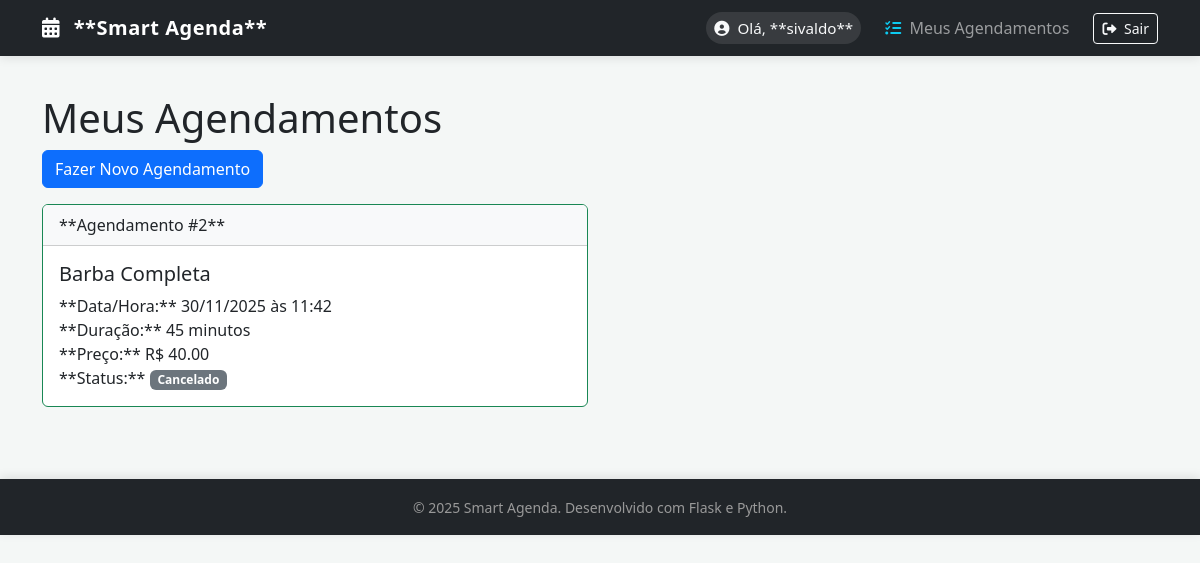
The app's page /services/my_appointments (signed in), older data.
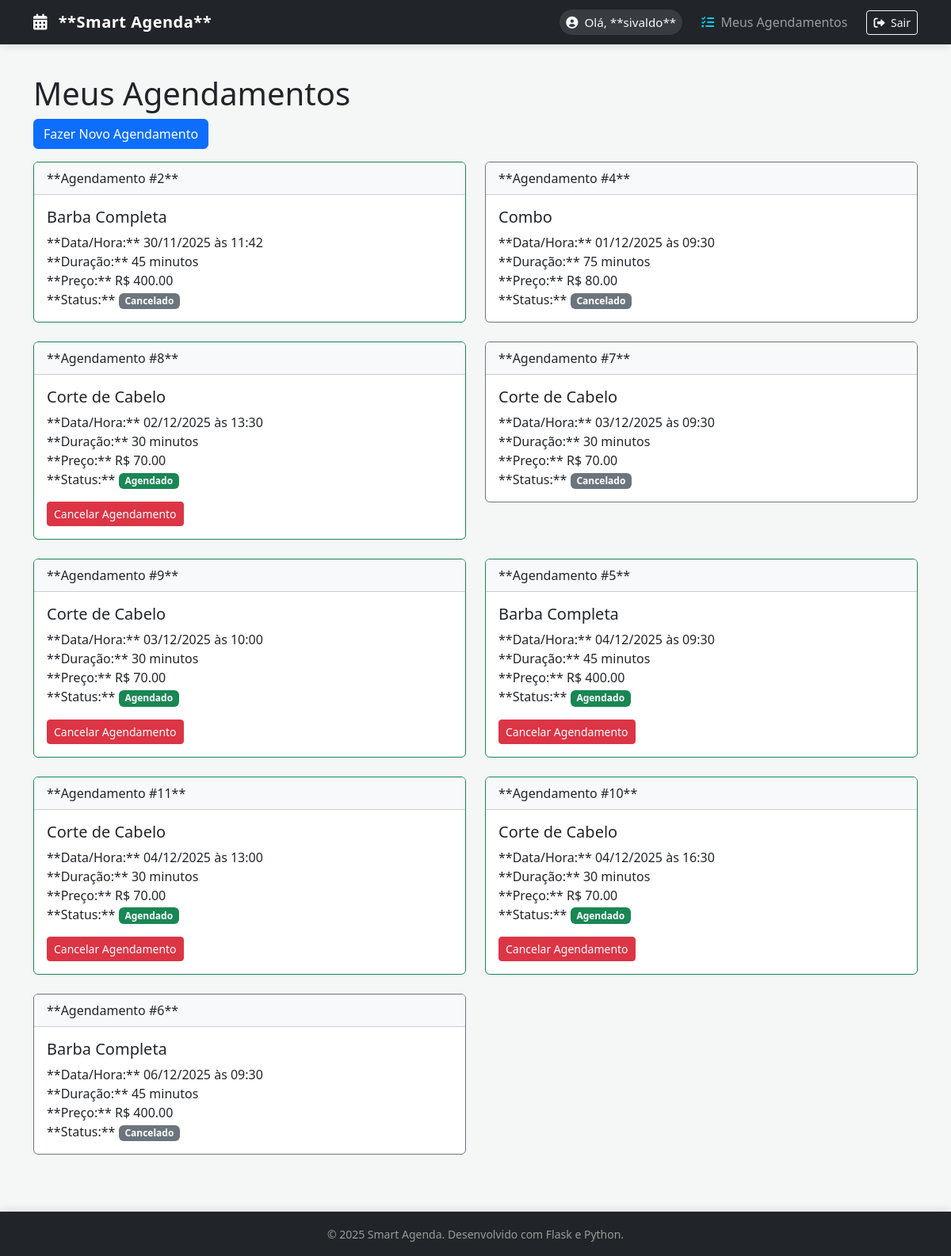
The same page, newer data.
### app/models.py (models this page shows, shortened)
class Appointment(db.Model):
    id = db.Column(db.Integer, primary_key=True)
    data_horario = db.Column(db.DateTime, index=True, nullable=False)
    status = db.Column(db.String(50), default='Agendado')
    user_id = db.Column(db.Integer, db.ForeignKey('user.id'), nullable=False)
    service_id = db.Column(db.Integer, db.ForeignKey('service.id'), nullable=False)
    user = db.relationship('User', backref='agendamentos', foreign_keys=[user_id])
    servico = db.relationship('Service', backref='agendamentos_do_servico', foreign_keys=[service_id])

class Service(db.Model):
    id = db.Column(db.Integer, primary_key=True)
    nome = db.Column(db.String(100), nullable=False)
    descricao = db.Column(db.String(255))
    preco = db.Column(db.Float, nullable=False)
    duracao_minutos = db.Column(db.Integer, nullable=False)

### app/services/routes.py (the view)
@bp.route('/my_appointments')
@login_required
def my_appointments():
    appointments = Appointment.query.filter_by(user_id=current_user.id)\
                                     .order_by(Appointment.data_horario.asc())\
                                     .all()
    return render_template('services/my_appointments.html',
                           title='Meus Agendamentos',
                           appointments=appointments,
                           now=datetime.now,
                           datetime=datetime)

### app/templates/services/my_appointments.html
{% extends "base.html" %}
{% block content %}
<h1 class="mt-4">Meus Agendamentos</h1>
<p><a href="{{ url_for('services.book_appointment') }}" class="btn btn-primary">Fazer Novo Agendamento</a></p>
{% if appointments %}
<div class="row">
    {% for appointment in appointments %}
    <div class="col-md-6 mb-4">
        <div class="card {% if appointment.status == 'Cancelado' %}border-secondary{% elif appointment.data_horario < now() %}border-warning{% else %}border-success{% endif %}">
            <div class="card-header bg-light">
                **Agendamento #{{ appointment.id }}**
            </div>
            <div class="card-body">
                <h5 class="card-title">{{ appointment.servico.nome }}</h5>
                <p class="card-text">
                    **Data/Hora:** {{ appointment.data_horario.strftime('%d/%m/%Y às %H:%M') }}<br>
                    **Duração:** {{ appointment.servico.duracao_minutos }} minutos<br>
                    **Preço:** R$ {{ "%.2f"|format(appointment.servico.preco) }}<br>
                    **Status:** {% if appointment.status == 'Agendado' %}
                    {% if appointment.data_horario < now() %}
                    <span class="badge bg-secondary">Concluído</span>
                    {% else %}
                        <span class="badge bg-success">Agendado</span>
                    {% endif %}
                    {% else %}
                        <span class="badge bg-secondary">Cancelado</span>
                    {% endif %}
                </p>
                {% if appointment.status == 'Agendado' and appointment.data_horario > now() %}
                <form method="POST" action="{{ url_for('services.cancel_appointment', appointment_id=appointment.id) }}"
                      style="display:inline;"
                      onsubmit="return confirm('Tem certeza que deseja cancelar este agendamento? Esta ação não pode ser desfeita.');">
                    <button type="submit" class="btn btn-danger btn-sm">Cancelar Agendamento</button>
                </form>
                {% endif %}
            </div>
        </div>
    </div>
    {% endfor %}
</div>
{% else %}
<div class="alert alert-info">
    Você ainda não possui agendamentos. <a href="{{ url_for('services.book_appointment') }}">Agende seu primeiro serviço!</a>
</div>
{% endif %}
{% endblock %}

Row changes from the older to the newer data that the page shows:
changed Service (number 1 of 3 on the later page): servico.preco "40.00" → "400.00"
added Appointment: id "4", servico.nome "Combo", data_horario "01/12/2025 às 09:30", servico.duracao_minutos "75", status "Cancelado"
now on this page (row unchanged): Service: servico.preco "80.00"
added Appointment: id "8", servico.nome "Corte de Cabelo", data_horario "02/12/2025 às 13:30", servico.duracao_minutos "30", status "Agendado"
now on this page (row unchanged): Service: servico.preco "70.00"
added Appointment: id "7", servico.nome "Corte de Cabelo", data_horario "03/12/2025 às 09:30", servico.duracao_minutos "30", status "Cancelado"
added Appointment: id "9", servico.nome "Corte de Cabelo", data_horario "03/12/2025 às 10:00", servico.duracao_minutos "30", status "Agendado"
added Appointment: id "5", servico.nome "Barba Completa", data_horario "04/12/2025 às 09:30", servico.duracao_minutos "45", {{ "%.2f"|format(appointment.servico.preco) }} "400.00", status "Agendado"
added Appointment: id "11", servico.nome "Corte de Cabelo", data_horario "04/12/2025 às 13:00", servico.duracao_minutos "30", status "Agendado"
added Appointment: id "10", servico.nome "Corte de Cabelo", data_horario "04/12/2025 às 16:30", servico.duracao_minutos "30", status "Agendado"
added Appointment: id "6", servico.nome "Barba Completa", data_horario "06/12/2025 às 09:30", servico.duracao_minutos "45", {{ "%.2f"|format(appointment.servico.preco) }} "400.00", status "Cancelado"
